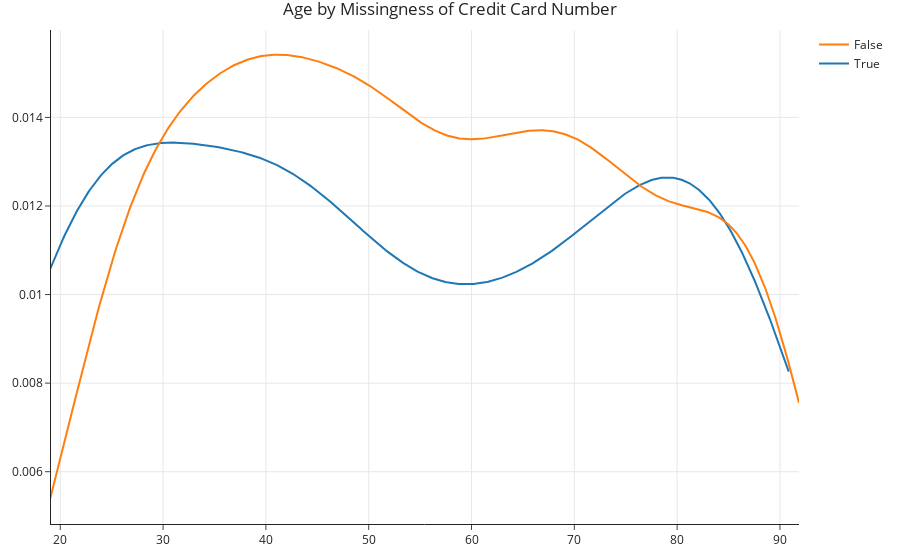

The notebook cell saved with this chart:
### Code cell
df = payments.copy()
df['date_of_birth'] = pd.to_datetime(df['date_of_birth'], format='%d-%b-%Y')
df['age'] = 2024 - df['date_of_birth'].dt.year
df['credit_card_number_missing'] = df['credit_card_number'].isna()
df = df.loc[df['age'].isna() == False] # drop missing age values
create_kde_plotly(df, 'credit_card_number_missing', True, False, 'age', "Age by Missingness of Credit Card Number")

### Figure 1 — Plotly figure (JSON) as saved in the notebook; plotly's stock layout.template omitted (floating-point values rounded to 4 significant figures; data arrays with more than 128 entries replaced by an {"elided": "..."} marker saying what was removed)
{"data": [{"legendgroup": "True", "marker": {"color": "rgb(31, 119, 180)"}, "mode": "lines", "name": "True", "showlegend": true, "type": "scatter", "x": {"elided": "500 float values"}, "xaxis": "x", "y": {"elided": "500 float values"}, "yaxis": "y"}, {"legendgroup": "False", "marker": {"color": "rgb(255, 127, 14)"}, "mode": "lines", "name": "False", "showlegend": true, "type": "scatter", "x": {"elided": "500 float values"}, "xaxis": "x", "y": {"elided": "500 float values"}, "yaxis": "y"}], "layout": {"autosize": true, "barmode": "overlay", "hovermode": "closest", "legend": {"traceorder": "reversed"}, "title": {"text": "Age by Missingness of Credit Card Number"}, "xaxis": {"anchor": "y2", "autorange": true, "domain": [0, 1], "range": [19, 91.85], "type": "linear", "zeroline": false}, "yaxis": {"anchor": "free", "autorange": true, "domain": [0, 1], "position": 0, "range": [0.004819, 0.01597], "type": "linear"}}}
